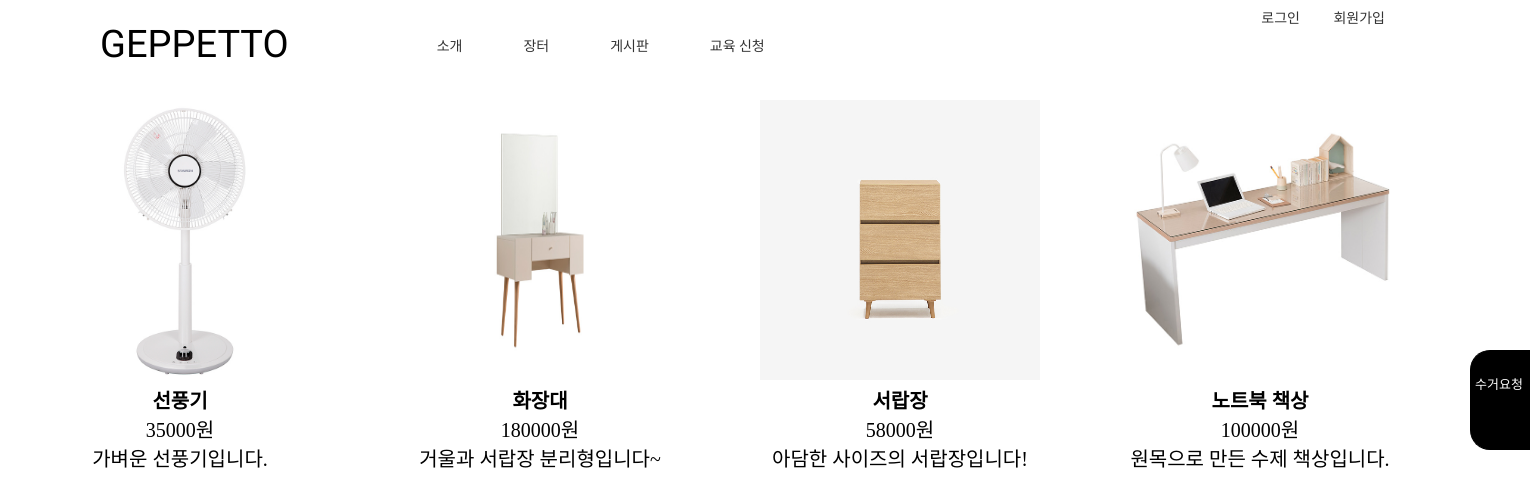
/market/, run on the app's committed database.
### market/models.py (models this page shows)
class Market(models.Model):
    name=models.CharField(max_length=200)
    photo=RichTextUploadingField(blank=True, null=True)
    price=models.IntegerField()
    num=models.IntegerField()
    category=models.CharField(max_length=200)
    description=RichTextUploadingField(blank=True, null=True)
    sentence=models.CharField(max_length=200)

### market/views.py (the view)
# urls.py: path('market/', market.views.market, name="market"),
def market(request):
    markets = Market.objects.all().order_by('-id') # 객체 묶음 가져오기
    return render(request, 'market.html', {'markets':markets })

### market/templates/market.html (shortened to what this page needs)
<!DOCTYPE html>
<html lang="en">
{% load static %}
<head>
    <link rel="stylesheet" href="http://cdn.jsdelivr.net/npm/xeicon@2.3.3/xeicon.min.css">
    <link rel="stylesheet" type="text/css" href="http://cdn.jsdelivr.net/npm/slick-carousel@1.8.1/slick/slick.css" />
    <link rel="stylesheet" href="http://cdn.jsdelivr.net/npm/xeicon@2.3.3/xeicon.min.css">
    <link rel="stylesheet" href="{% static 'css/market.css' %}">
</head>
<body>
    <div class="container">
        <header>
            <div class="out">
                <a href="{% url 'main' %}">
                    <p id="main">GEPPETTO</p>
                </a>
                <nav id="nav">
                    <ul class="nav_links">
                        <li><a href="{% url 'main' %}" id="intro">소개</a></li>
                        <li><a href="{% url 'market' %}" id="market">장터</a></li>
                        <li><a href="{% url 'board' %}" id="board">게시판</a></li>
                        <li><a href="{% url 'be_geppetto' %}" id="edu">교육 신청</a></li>
                    </ul>
                    <ul class="nav_info">
                            {% if user.is_active %}
                            <li>
                                <h3>{{user.username}}</h3>
                            </li>
                            <li>
                                <a href="">
                                    <p>mypage</p>
                                </a>
                            </li>
                            <li>
                                <a href="{% url 'logout'%}">
                                    <p>logout</p>
                                </a>
                            </li>
                            {% else %}
                            <li><a href="{% url 'login'%}" id="login">로그인</a></li>
                            <li><a href="{% url 'signup'%}" id="join">회원가입</a></li>
                            {% endif %}
                    </ul>
                </nav>
            </div>
            <div>
                <label for="menuicon" class="menu">
                    <i class="xi-truck xi-2x"></i>
                    <a href="{% url 'disposal'%}">
                        <p id="pickup">수거요청</p>
                    </a>
                </label>
            </div>
        </header>
        <div class="content">
            <div class="box_moving">
                <div class="layout">
                                {% for market in markets.all %}
                                    <div class="card" style="width: 18rem; display:inline-block; align-content: center; align-items: center; text-align:center;">
                                            {{market.photo|safe}}
                                            <div class="card-body">
                                                <h4> <a href="{%url 'detail4' market.id%}">{{market.name}}</a> </h4>
                                                <p class="card-text">{{ market.price }}원</p>
                                                <p class="card-text">{{ market.sentence }}</p>
                                            </div>
                                    </div>
                                {% endfor %}
                </div>
            </div>
        </div>
    </div>
</body>
</html>

### market/static/css/market.css (style rules this page uses)
* { box-sizing: border-box; margin: 0; padding: 0; }
.layout { display: flex; background-color: white; width:100%; height: 100%; z-index: 6; }
html { font-size: 20px; overflow: scroll !important; }
body { font-size: 1rem; }
.container { background-color: white; height: 100%; width: 100%; }
header { position: fixed; width: 100%; z-index: 9997; }
header .out { width: 54.5rem; margin: 0 auto; }
#main { font-family: 'Nanum Gothic Coding', monospace; color: black; font-size: 1.9rem; float: left; padding: 1.1rem 0 1.2rem; }
header { position: relative; width: 100%; background-color: rgba(252, 229, 198, 0); z-index: 9997; height: 5rem; }
header .out { width: 65rem; margin-left: 5rem; }
#nav { position: relative; }
#nav li, a { color: black; text-decoration: none; }
.nav_links { font-family: 'Nanum Gothic Coding', monospace; list-style: none; padding: 1.2rem 0 0 0; position: relative; left: 6rem; }
.nav_links li { display: inline-block; }
.nav_links li a { padding: 0.75rem 1.4rem 0; height: 2.6rem; display: block; line-height: 100%; font-size: 0.7rem; color: #333; }
.nav_info { font-family: 'Nanum Gothic Coding', monospace; font-size: 0.7rem; position: absolute; top: 0.5rem; right: 0; list-style: none; }
.nav_info li { display: inline-block; position: relative; }
.nav_info li a { padding: 0 0.75rem; display: block; line-height: 100%; font-size: 0.7rem; color: #333; }
header label.menu { position: fixed; top: 50%; right: -20px; transform: translateY(-50%); width: 4rem; height: 5rem; cursor: pointer; background-color: black; border-left: .5px solid #000; border-top: .5px solid #000; border-bottom: .5px solid #000; border-radius: 20px; }
#pickup { font-family: 'Nanum Gothic', sans-serif; font-family: 'Nanum Gothic Coding', monospace; font-size: .65rem; padding: 0 1rem 0 .2rem; color: white; }
.xi-truck { padding: .7rem .5rem .5rem .5rem; color: white; }
.content { display: flex; }

### data on the page
Market: photo (picture), name "선풍기", price "35000", sentence "가벼운 선풍기입니다."
Market: photo (picture), name "화장대", price "180000", sentence "거울과 서랍장 분리형입니다~"
Market: photo (picture), name "서랍장", price "58000", sentence "아담한 사이즈의 서랍장입니다!"
Market: photo (picture), name "노트북 책상", price "100000", sentence "원목으로 만든 수제 책상입니다."
